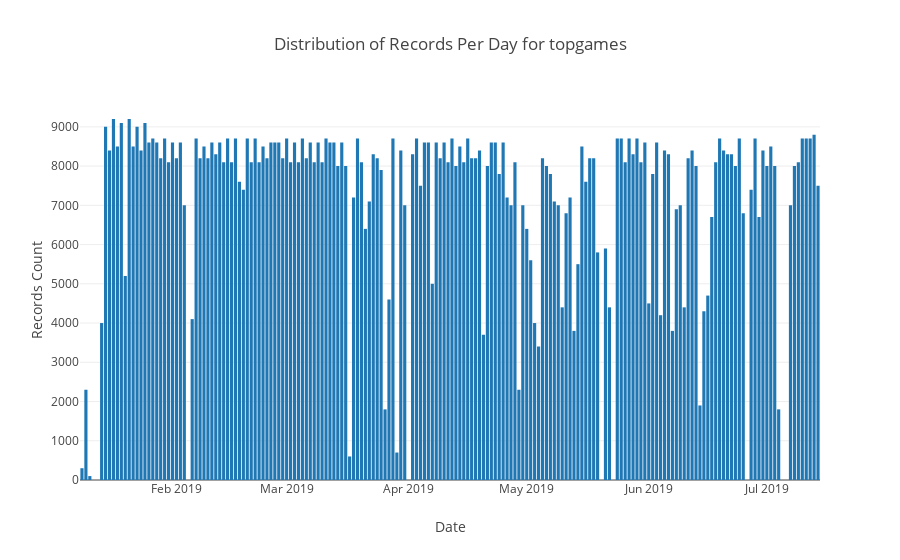

Notebook code for this chart:
### Markdown cell above
## These are the number of entries we have per day for the `topgames` Mongo collection.  Each query returns the current top 100 games being played.  This is run every 15 minutes.

### Code cell
# https://plot.ly/python/bar-charts/

data = [Bar(
        x=grouped_df['date'],
        y=grouped_df['count']
    )]

layout = Layout(
        title='Distribution of Records Per Day for topgames',
        xaxis=dict(
            title='Date'
        ),
        yaxis=dict(
            title='Records Count'
        )
    )

fig = Figure(data=data, layout=layout)

iplot(fig)

### Figure 1 — Plotly figure (JSON) as saved in the notebook; plotly's stock layout.template omitted (floating-point values rounded to 4 significant figures; data arrays with more than 128 entries replaced by an {"elided": "..."} marker saying what was removed)
{"data": [{"type": "bar", "uid": "38bb63ed-3730-4fa5-b278-497a320a0844", "x": {"elided": "179 str values"}, "y": {"elided": "179 int values"}}], "layout": {"title": {"text": "Distribution of Records Per Day for topgames"}, "xaxis": {"title": {"text": "Date"}}, "yaxis": {"title": {"text": "Records Count"}}}}
